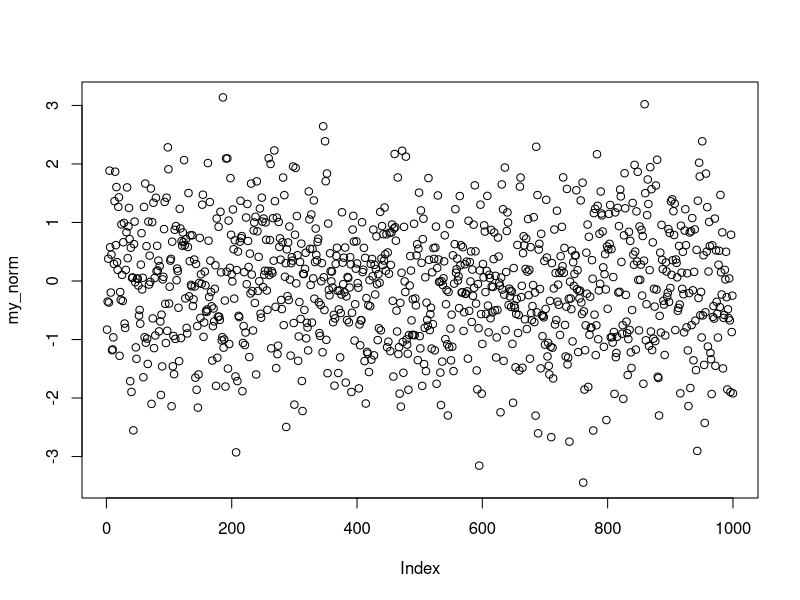
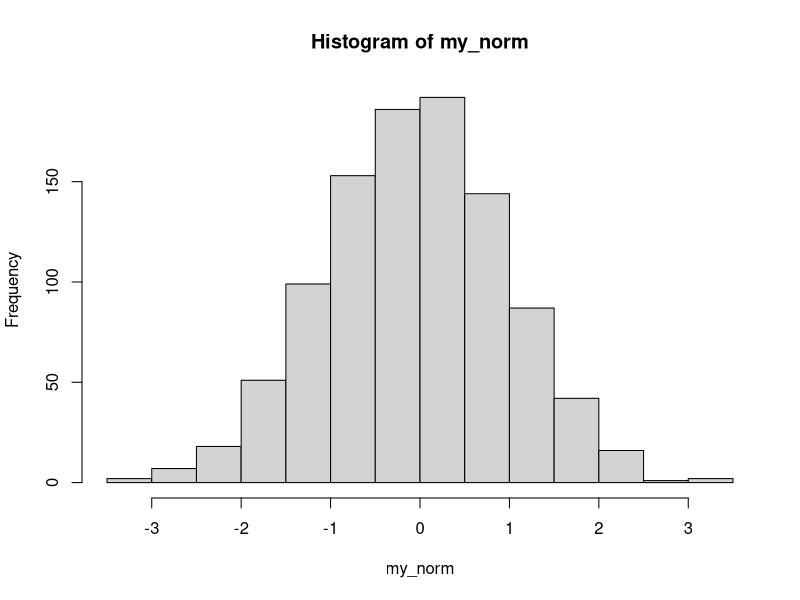
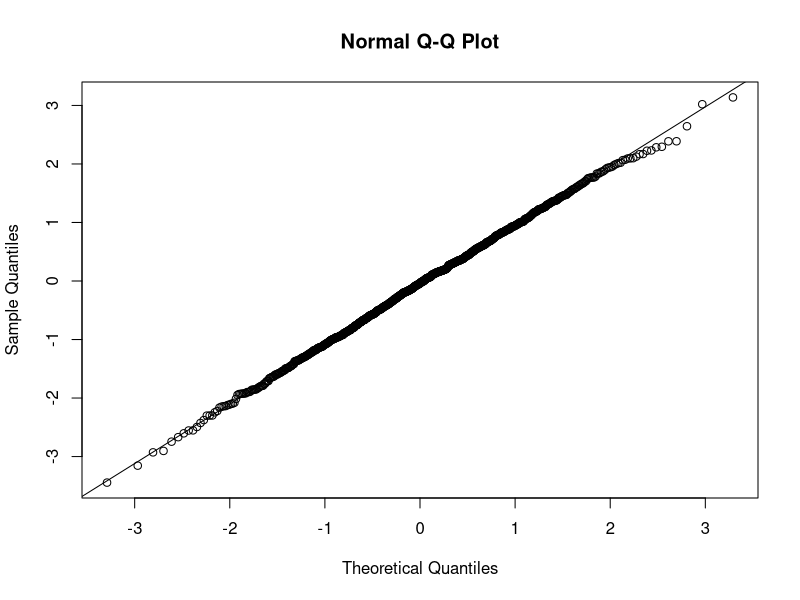
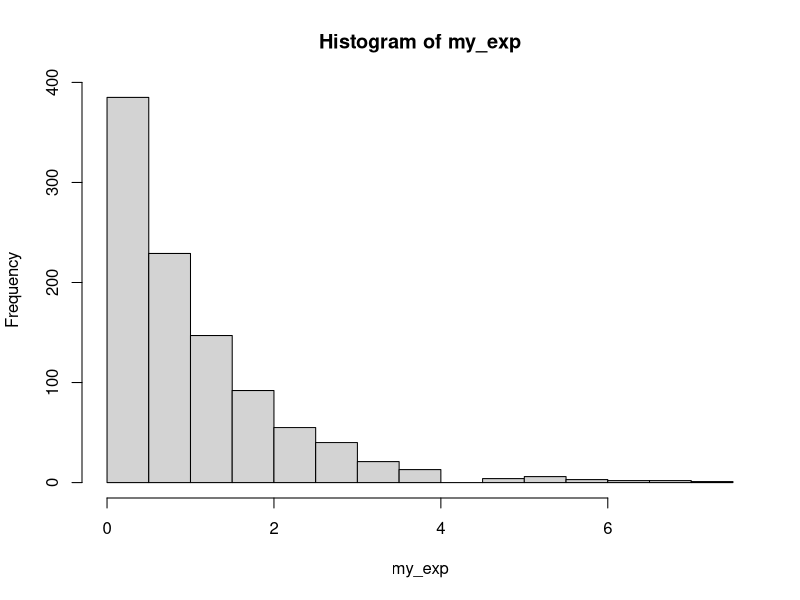
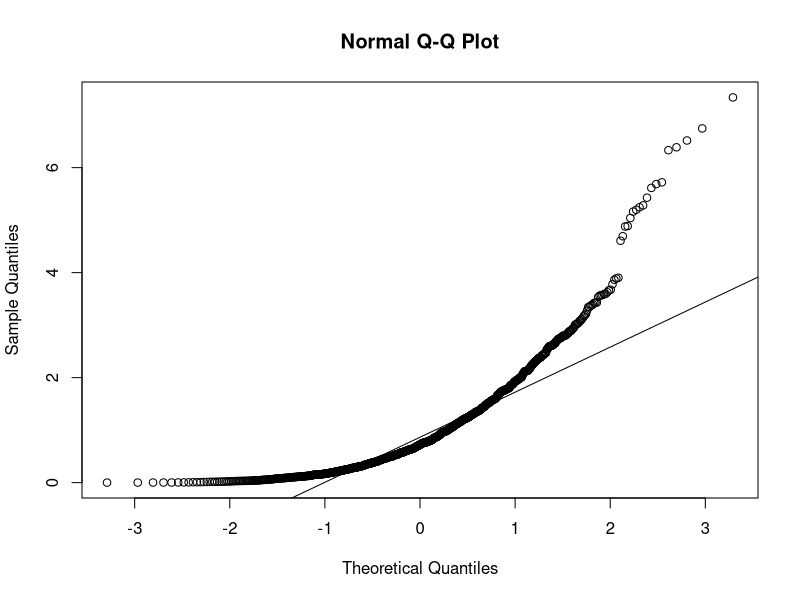
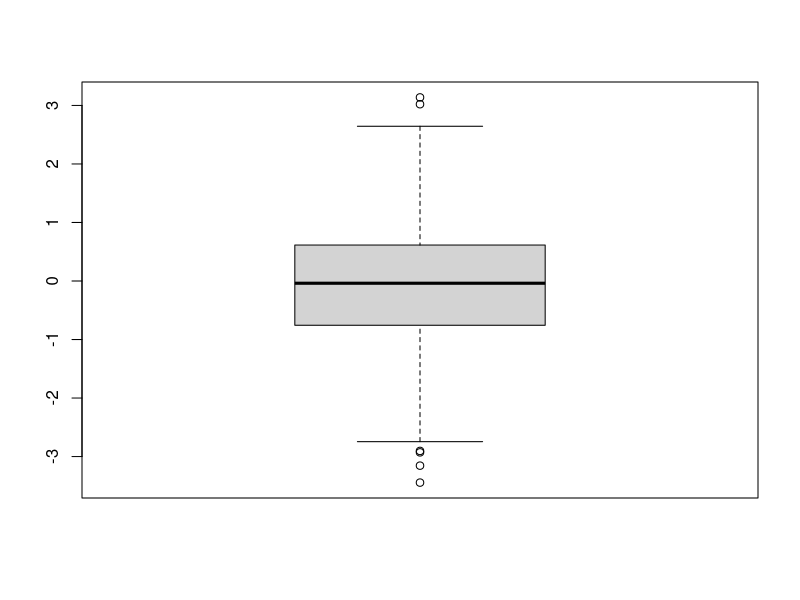
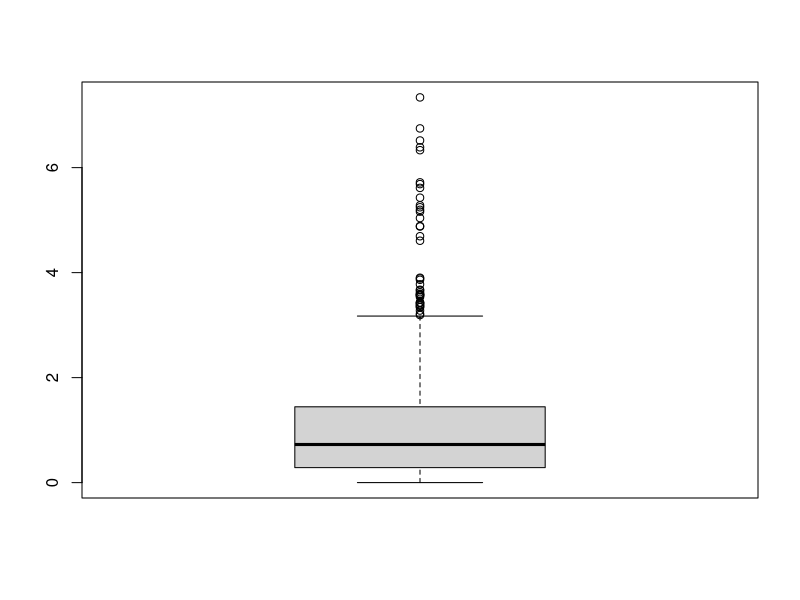
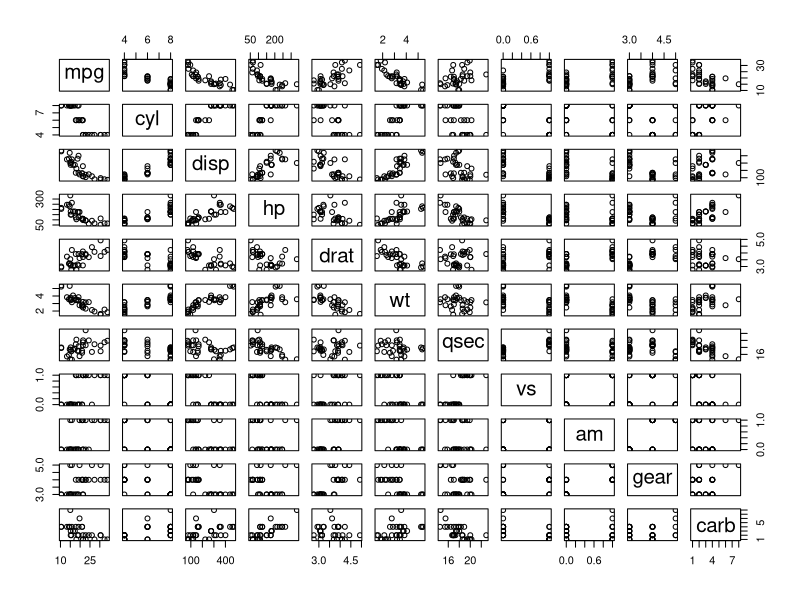

R code for these plots, in order: (Note: this script raises an error after producing the figures.)
#Plots are a key tool to analyse data
my_norm=rnorm(1000,0,1)
plot(my_norm)
hist(my_norm)
qqnorm(my_norm)
qqline(my_norm)

my_exp=rexp(1000,1)
hist(my_exp)
qqnorm(my_exp)
qqline(my_exp)

boxplot(my_norm)
boxplot(my_exp)

pairs(mtcars)

barplot(Titanic[1,,2,], col=c("red","darkblue"), legend=c("Male","Female"),main="Titanic Survived 1st class")
library("RColorBrewer", lib.loc="~/R/win-library/3.3")
#sequential
mypalette<-brewer.pal(3,"Greens")
barplot(Titanic[1,,2,], col=mypalette, legend=c("Male","Female"),main="Titanic Survived 1st class")
#qualitative..best for categorical?
mypalette<-brewer.pal(3,"Set1")
barplot(Titanic[1,,2,], col=mypalette, legend=c("Male","Female"),main="Titanic Survived 1st class")
mypalette<-brewer.pal(3,"Set2")
barplot(Titanic[1,,2,], col=mypalette, legend=c("Male","Female"),main="Titanic Survived 1st class")
mypalette<-brewer.pal(3,"Set3")
barplot(Titanic[1,,2,], col=mypalette, legend=c("Male","Female"),main="Titanic Survived 1st class")
#divergent
mypalette<-brewer.pal(3,"Spectral")
barplot(Titanic[1,,2,], col=mypalette, legend=c("Male","Female"),main="Titanic Survived 1st class")
barplot(Titanic[1,,2,], col=mypalette, legend=c("Male","Female"),main="Titanic Survived 1st class", args.legend = list(x="topleft"))

#the palette type doesn't make that much difference since only talking about 2 colours?
